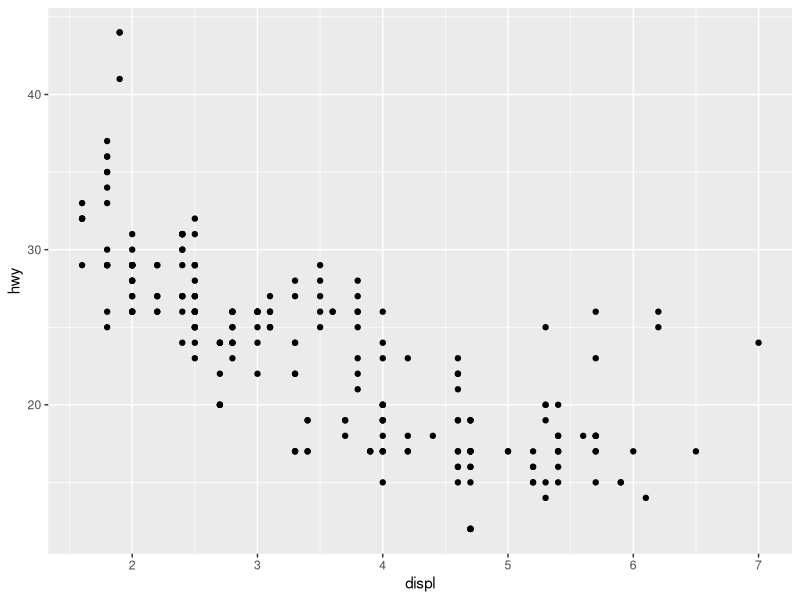
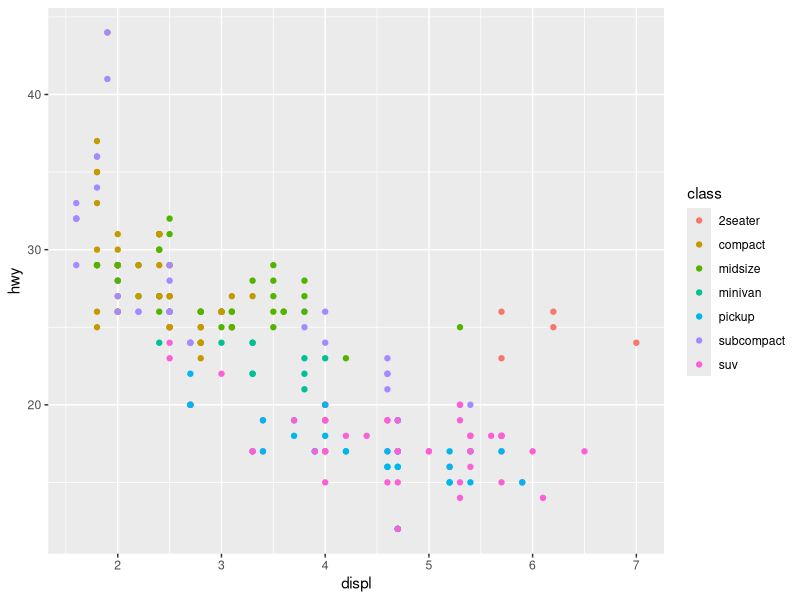
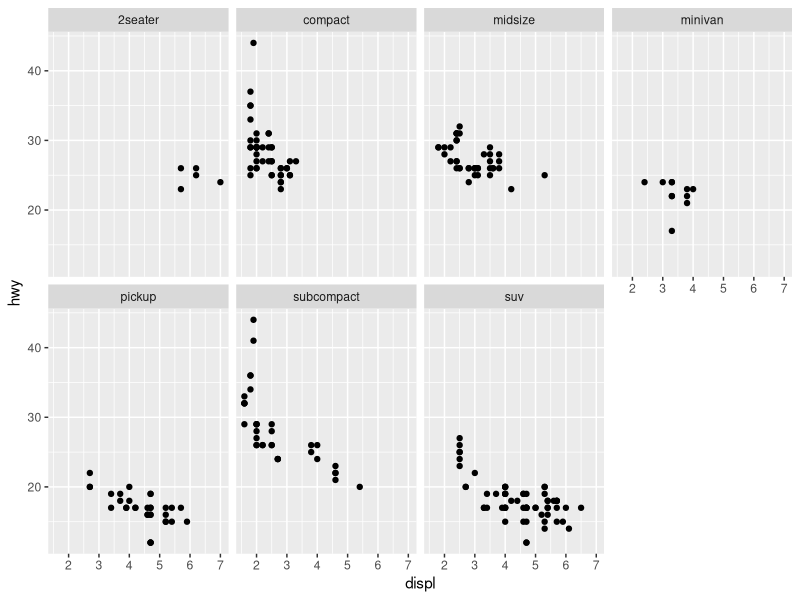
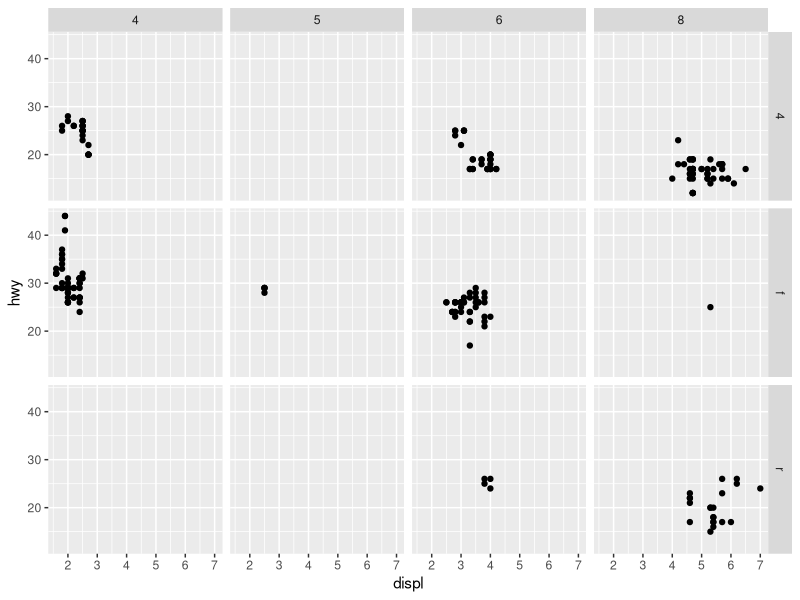
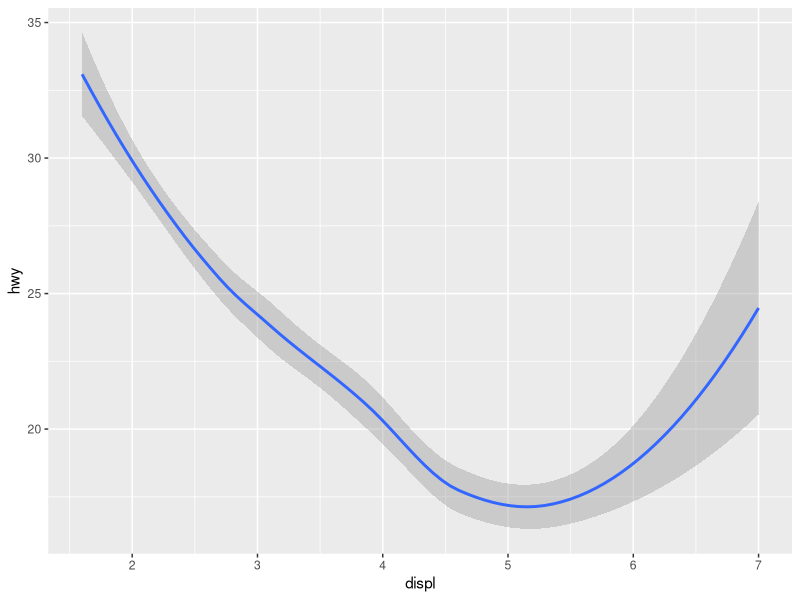
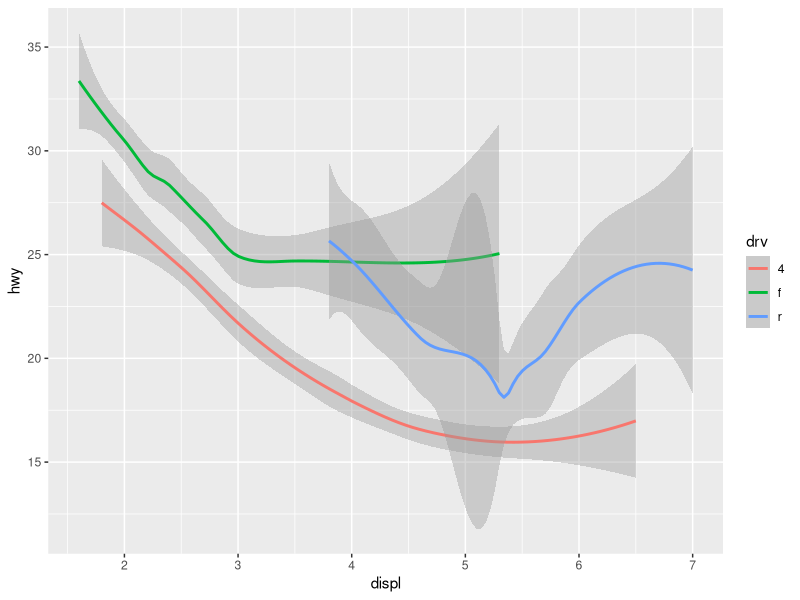
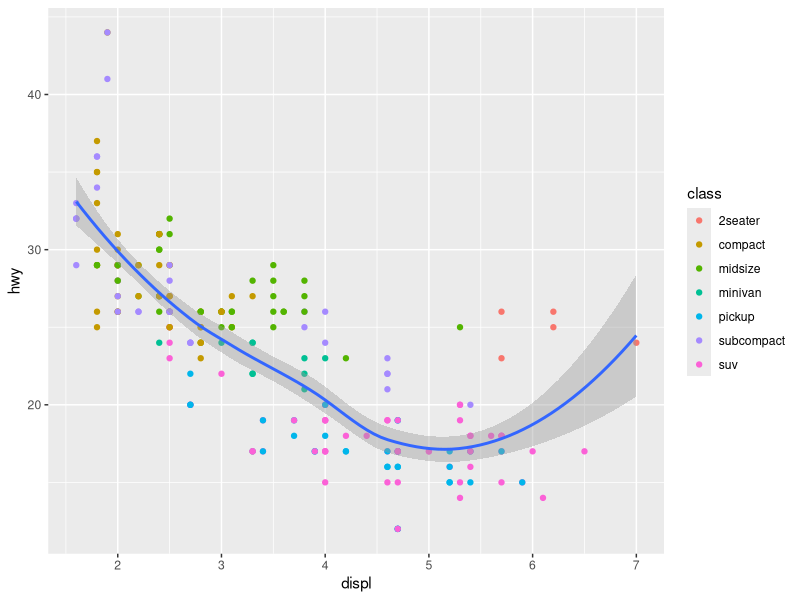
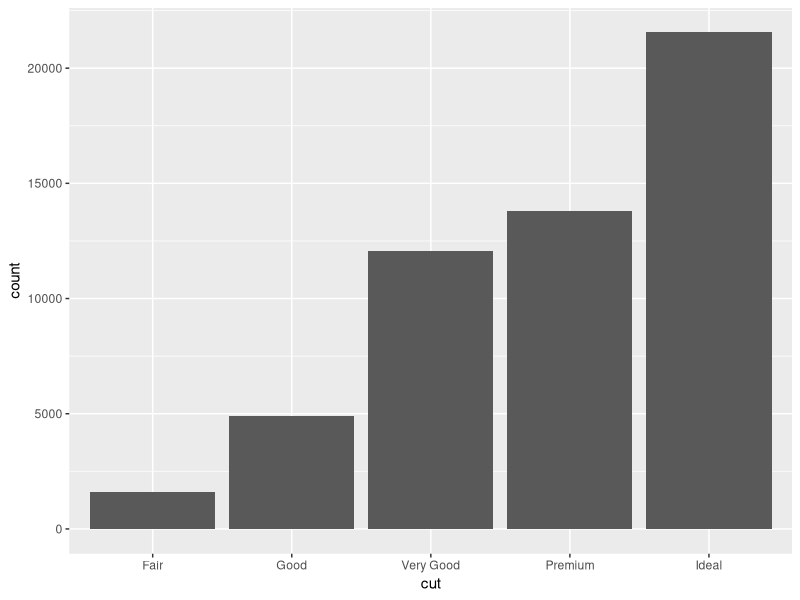

Recreate these plots in R, in order.
library(tidyverse)
mpg

#Primeiro plot onde displ = tamanho do motor do carro e hwy = eficiencia
# do carro na estrada em milhas por galão

ggplot(data = mpg) +
  geom_point(mapping = aes(x = displ, y = hwy))

#Adicionando diferentes cores para cada classe para poder detalhar melhor os dados
ggplot(data = mpg) +
  geom_point(mapping = aes(x = displ, y = hwy, color = class))

#Separando o plot em facets

ggplot(data = mpg)+
  geom_point(mapping = aes(x = displ, y = hwy)) + 
  facet_wrap(~ class, nrow = 2)

#Usando facet na combinação de variaveis 
ggplot(data = mpg) + 
  geom_point(mapping = aes(x = displ, y = hwy)) + 
  facet_grid(drv ~ cyl)

##Mudando o geom do plot para diferentes análises com os mesmos parâmetros

#Utilizando o geom_smooth para plotar uma linha de tendências
ggplot(data = mpg) + 
  geom_smooth(mapping = aes(x = displ, y = hwy))

#Mostrando valores 'unicos' fora da tendencia principal
ggplot(data = mpg) + 
  geom_smooth(mapping = aes(x = displ, y = hwy, color = drv))

#Plotando diferentes geoms no mesmo gráfico
ggplot(data = mpg, mapping = aes(x = displ, y = hwy)) + 
  geom_point(mapping = aes(color = class)) + 
  geom_smooth()

##Passando para gráficos de barras 

#Utilizando o geom_bar para plotar o grafico de barras 
ggplot(data = diamonds) + 
  geom_bar(mapping = aes(x = cut))

#Sumario dos valores em y para cara valor unico de x 
ggplot(data = diamonds) + 
  stat_summary(
    mapping = aes(x = cut, y = depth),
    fun.min = min,
    fun.max = max,
    fun = median
  )

##Editando os gráficos de barras 

#Adicionando cores as barras
ggplot(data = diamonds) + 
  geom_bar(mapping = aes(x = cut, colour = cut))
ggplot(data = diamonds) + 
  geom_bar(mapping = aes(x = cut, fill = cut))

#Preencher o metodo fill com outra variavel faz o gráfico evidenciar regioes especificas em cada barra
ggplot(data = diamonds) + 
  geom_bar(mapping = aes(x = cut, fill = clarity))

#Métodos position fill e dodge

ggplot(data = diamonds) + 
  geom_bar(mapping = aes(x = cut, fill = clarity), position = "fill")

ggplot(data = diamonds) + 
  geom_bar(mapping = aes(x = cut, fill = clarity), position = "dodge")

##Sistema de coordenadas

#Método coord_flip que gira os eixos
ggplot(data = mpg, mapping = aes(x = class, y = hwy)) + 
  geom_boxplot() +
  coord_flip()

#Método coord_polar que usa coordenadas polares para plotar o gráfico de barras
bar <- ggplot(data = diamonds) + 
  geom_bar(
    mapping = aes(x = cut, fill = cut), 
    show.legend = FALSE,
    width = 1
  ) + 
  theme(aspect.ratio = 1) +
  labs(x = NULL, y = NULL)

bar + coord_polar()


